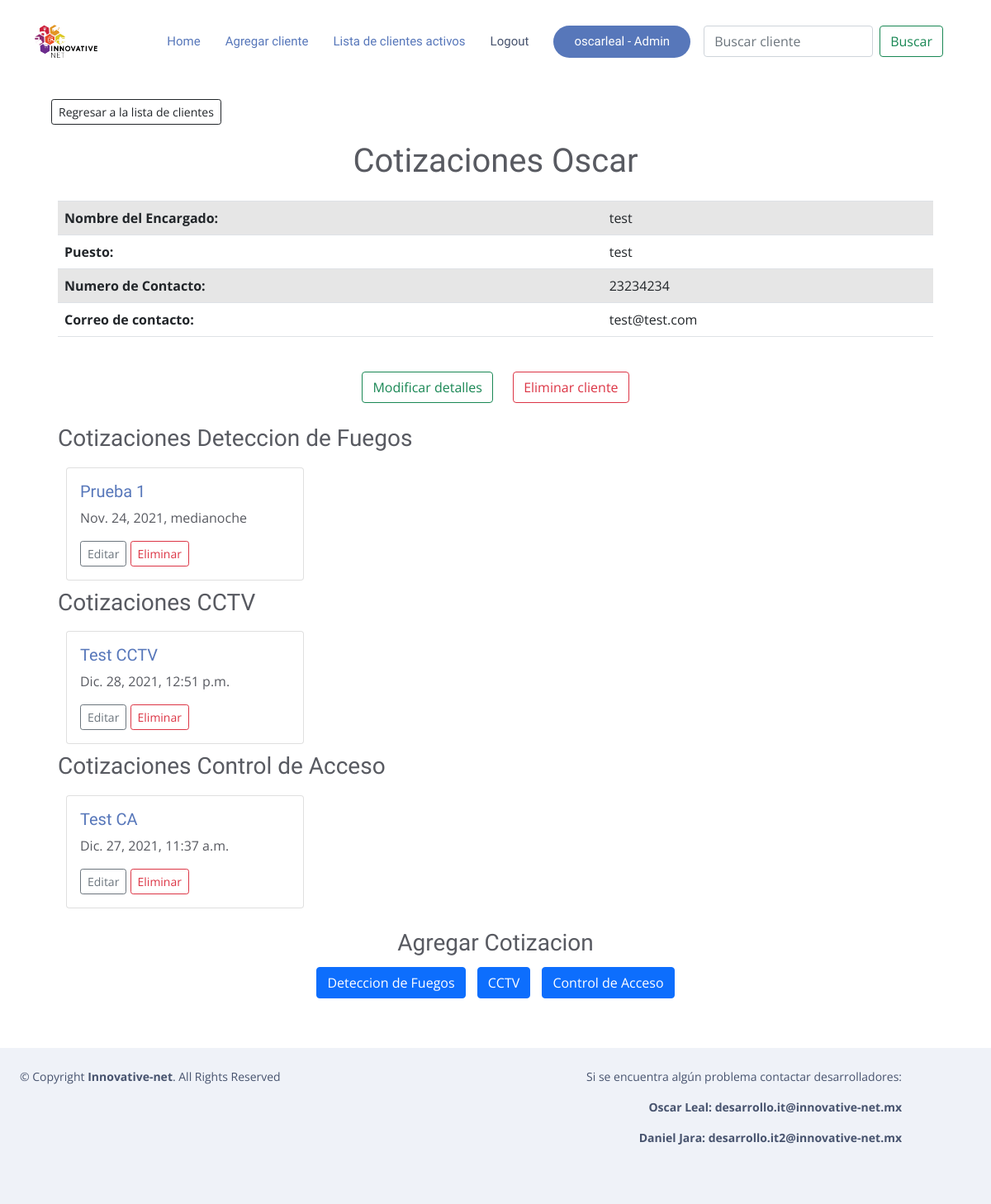
The page /mostrar_cliente/44/ (signed in) on the database as committed earlier.
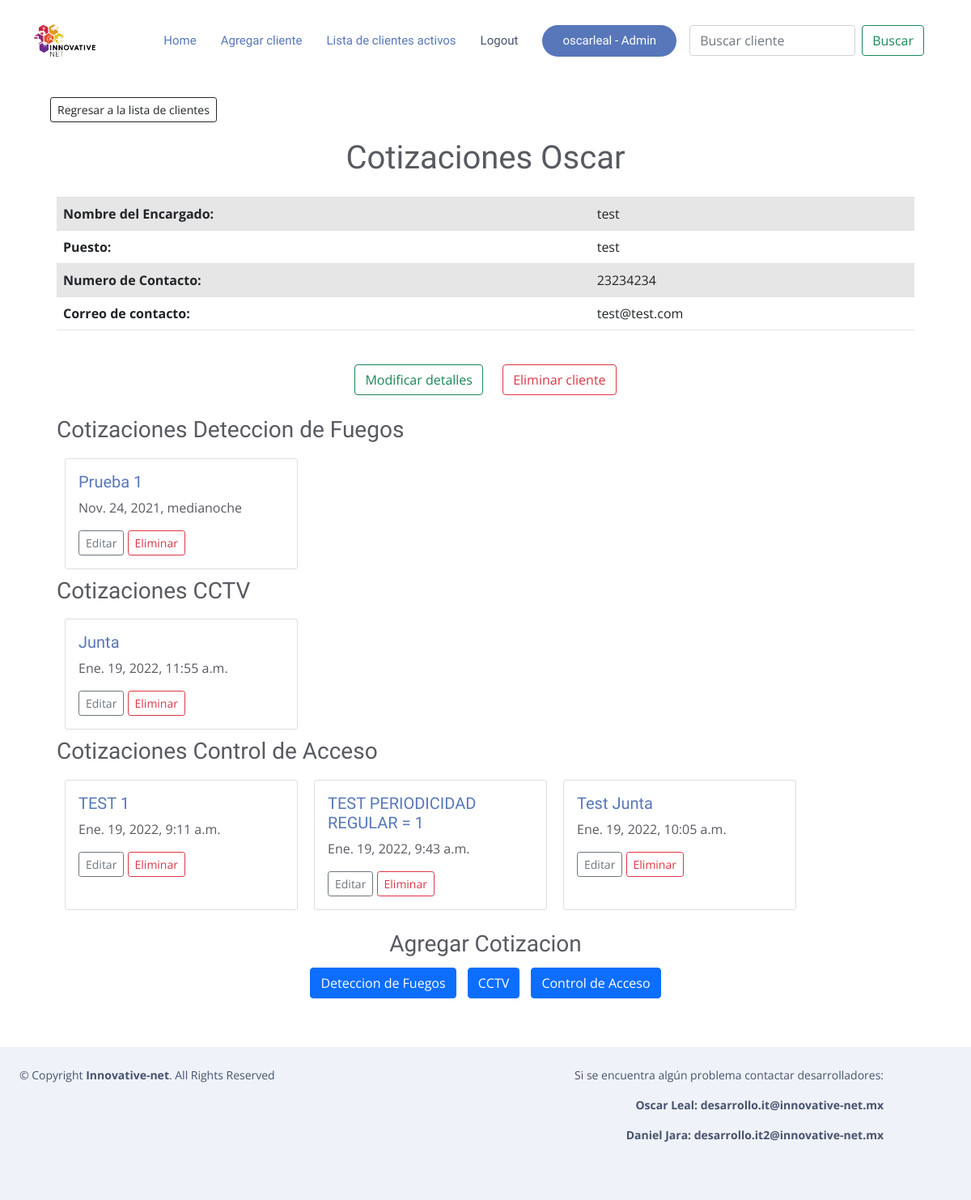
The same page on the database as committed later.
### RPA/models.py (models this page shows, shortened)
class Cotizacion(models.Model):
    num_list = [(1,"1"),(2,"2"),(3,"3"),(4,"4"),(6,"6")]
    cliente = models.ForeignKey(Cliente, on_delete=models.CASCADE, null=True, blank=True)
    titulo = models.CharField(verbose_name="Nombre Cotizacion", null=True, blank=True,max_length=200)
    lugar_de_mantenimiento = models.CharField('Lugar en que se realizara el mantenimiento',max_length
    =120,blank=True)
    descripcion_cotizacion = models.TextField('Descripcion de la cotizacion',blank=True)
    fecha = models.DateTimeField('Fecha de realizacion de la cotizacion',blank=True,null=True, default=datetime.now())
    periodoregular = models.IntegerField('Periodicidad regular de mmto al año',choices=num_list,null=True)
    preguntaperiodoadicional = models.BooleanField('Quieres agregar periodicidad adicional a la regular?',default=False)
    periodoadicional=models.IntegerField('Periodicidad adicional a la regular',choices=num_list,null=True,blank=True)
    mantenimientos = models.ManyToManyField(Nombre_servicio,through="Mantenimiento")
    class Meta:
        ordering = ['cliente']
        verbose_name_plural = "Cotizaciones Deteccion Fuego"

class Cotizacion_CCTV(models.Model):
    num_list = [(1,"1"),(2,"2"),(3,"3"),(4,"4"),(6,"6")]
    cliente = models.ForeignKey(Cliente, on_delete=models.CASCADE, null=True, blank=True)
    titulo = models.CharField(verbose_name="Nombre Cotizacion", null=True, blank=True,max_length=200)
    lugar_de_mantenimiento = models.CharField('Lugar en que se realizara el mantenimiento',max_length
    =120,blank=True)
    descripcion_cotizacion = models.TextField('Descripcion de la cotizacion',blank=True)
    fecha = models.DateTimeField('Fecha de realizacion de la cotizacion',blank=True,null=True, default=datetime.now())
    periodoregular = models.IntegerField('Periodicidad regular de mmto al año',choices=num_list,null=True)
    preguntaperiodoadicional = models.BooleanField('Quieres agregar periodicidad adicional a la regular?',default=False)
    periodoadicional=models.IntegerField('Periodicidad adicional a la regular',choices=num_list,null=True,blank=True)
    mantenimientos = models.ManyToManyField(Nombre_servicio_CCTV,through="Mantenimiento_CCTV")
    class Meta:
        ordering = ['cliente']
        verbose_name_plural = "Cotizaciones CCTV"

class Cotizacion_CA(models.Model):
    num_list = [(1,"1"),(2,"2"),(3,"3"),(4,"4"),(6,"6")]
    cliente = models.ForeignKey(Cliente, on_delete=models.CASCADE, null=True, blank=True)
    titulo = models.CharField(verbose_name="Nombre Cotizacion", null=True, blank=True,max_length=200)
    lugar_de_mantenimiento = models.CharField('Lugar en que se realizara el mantenimiento',max_length
    =120,blank=True)
    descripcion_cotizacion = models.TextField('Descripcion de la cotizacion',blank=True)
    fecha = models.DateTimeField('Fecha de realizacion de la cotizacion',blank=True,null=True, default=datetime.now())
    periodoregular = models.IntegerField('Periodicidad regular de mmto al año',choices=num_list,null=True)
    preguntaperiodoadicional = models.BooleanField('Quieres agregar periodicidad adicional a la regular?',default=False)
    periodoadicional=models.IntegerField('Periodicidad adicional a la regular',choices=num_list,null=True,blank=True)
    mantenimientos = models.ManyToManyField(Nombre_servicio_CA,through="Mantenimiento_CA")
    class Meta:
        ordering = ['cliente']
        verbose_name_plural = "Cotizaciones CA"

### RPA/views.py (the view)
# urls.py: path('mostrar_cliente/<int:pk>/', Mostrar_Cliente.as_view(), name='mostrar_cliente'),
class Mostrar_Cliente(LoginRequiredMixin, DetailView):
    model = Cliente
    object = "cliente"
    template_name = "cliente/detalle_cliente.html"
    def get_context_data(self, **kwargs):
        ctx = super(Mostrar_Cliente, self).get_context_data(**kwargs)
        cat = kwargs.get("object")
        ctx['cotizaciones'] = Cotizacion.objects.filter(cliente = cat)
        ctx['cotizaciones_cctv'] = Cotizacion_CCTV.objects.filter(cliente = cat)
        ctx['cotizaciones_ca'] = Cotizacion_CA.objects.filter(cliente = cat)
        return ctx

### RPA/models.py (called while the page is built)
    def __str__(self):
        return self.nombre

### RPA/templates/cliente/detalle_cliente.html (shortened to what the changed rows need)
{% extends "mantenimientos/base.html" %}
{% block body %}
<div class="container">
    <div style="text-align: center;">
        <h1> Cotizaciones {{ cliente }} </h1>
    </div>
    <div class="container p-3">
        <div class="container">
            <table class="table table-striped">
                <tbody>
                    <tr>
                        <th>Nombre del Encargado: </th>
                    </tr>
                    <tr>
                        <th>Puesto: </th>
                    </tr>
                    <tr>
                        <th> Numero de Contacto: </th>
                    </tr>
                    <tr>
                        <th>Correo de contacto: </th>
                    </tr>
                </tbody>
            </table>
        </div>
        <div class="container">
            <div style="display: flex; flex-direction: row; flex-wrap: wrap">
                {% for cotizacion in cotizaciones %}
                <div class="card" style="width: 18rem; margin: 10px">
                    <div class="card-body">
                        <div style="display: flex; flex-direction: row">
                            <a href="{% url 'detalle_cotizacion' cotizacion.cliente.id cotizacion.id %}">
                                <h5 class="card-title">
                                    {{ cotizacion.titulo }}
                                </h5>
                                </a>
                        </div>
                        <p class="card-text">{{ cotizacion.fecha }}</p>
                        <a href="{% url 'modificar_cotizacion' cotizacion.id %}" class="btn btn-outline-secondary btn-sm"> Editar </a>
                        <a href="{% url 'eliminar_cotizacion' cotizacion.cliente.id cotizacion.id %}" class="btn btn-outline-danger btn-sm"> Eliminar </a>
                    </div>
                </div>
                {% empty %}
                <div class="container-fluid" style="text-align: center; margin-top: 30px; margin-bottom: 20px;">
                    <h4> No hay ninguna cotizacion </h4>
                </div>
                {% endfor %}
            </div>
            <div style="display: flex; flex-direction: row; flex-wrap: wrap">
                {% for cotizacion in cotizaciones_cctv %}
                <div class="card" style="width: 18rem; margin: 10px">
                    <div class="card-body">
                        <div style="display: flex; flex-direction: row">
                            <a href="{% url 'detalle_cotizacion_cctv' cotizacion.cliente.id cotizacion.id %}">
                                <h5 class="card-title">
                                    {{ cotizacion.titulo }}
                                </h5>
                            </a>
                        </div>
                        <p class="card-text">{{ cotizacion.fecha }}</p>
                        <a href="{% url 'modificar_cotizacion_cctv' cotizacion.id %}" class="btn btn-outline-secondary btn-sm"> Editar </a>
                        <a href="{% url 'eliminar_cotizacion_cctv' cotizacion.cliente.id cotizacion.id %}" class="btn btn-outline-danger btn-sm"> Eliminar </a>
                    </div>
                </div>
                {% empty %}
                <div class="container-fluid" style="text-align: center; margin-top: 30px; margin-bottom: 20px;">
                    <h4> No hay ninguna cotizacion </h4>
                </div>
                {% endfor %}
            </div>
            <div style="display: flex; flex-direction: row; flex-wrap: wrap">
                {% for cotizacion in cotizaciones_ca %}
                <div class="card" style="width: 18rem; margin: 10px">
                    <div class="card-body">
                        <div style="display: flex; flex-direction: row">
                            <a href="{% url 'detalle_cotizacion_ca' cotizacion.cliente.id cotizacion.id %}">
                            <h5 class="card-title">
                                {{ cotizacion.titulo }}
                            </h5>
                            </a>
                        </div>
                        <p class="card-text">{{ cotizacion.fecha }}</p>
                        <a href="{% url 'modificar_cotizacion_ca' cotizacion.id %}" class="btn btn-outline-secondary btn-sm"> Editar </a>
                        <a href="{% url 'eliminar_cotizacion_ca' cotizacion.cliente.id cotizacion.id %}" class="btn btn-outline-danger btn-sm"> Eliminar </a>
                    </div>
                </div>
                {% empty %}
                <div class="container-fluid" style="text-align: center; margin-top: 30px; margin-bottom: 20px;">
                    <h4> No hay ninguna cotizacion </h4>
                </div>
                {% endfor %}
            </div>
        </div>
    </div>
</div>
<br>
{% endblock %}

Rows that differ between the two databases and show on the page:
removed Cotizacion_CCTV: titulo "Test CCTV", fecha "Dic. 28, 2021, 12:51 p.m."
removed Cotizacion_CA: titulo "Test CA", fecha "Dic. 27, 2021, 11:37 a.m."
added Cotizacion_CCTV: titulo "Junta", fecha "Ene. 19, 2022, 11:55 a.m."
added Cotizacion_CA: titulo "TEST 1", fecha "Ene. 19, 2022, 9:11 a.m."
added Cotizacion_CA: titulo "TEST PERIODICIDAD REGULAR = 1", fecha "Ene. 19, 2022, 9:43 a.m."
added Cotizacion_CA: titulo "Test Junta", fecha "Ene. 19, 2022, 10:05 a.m."
